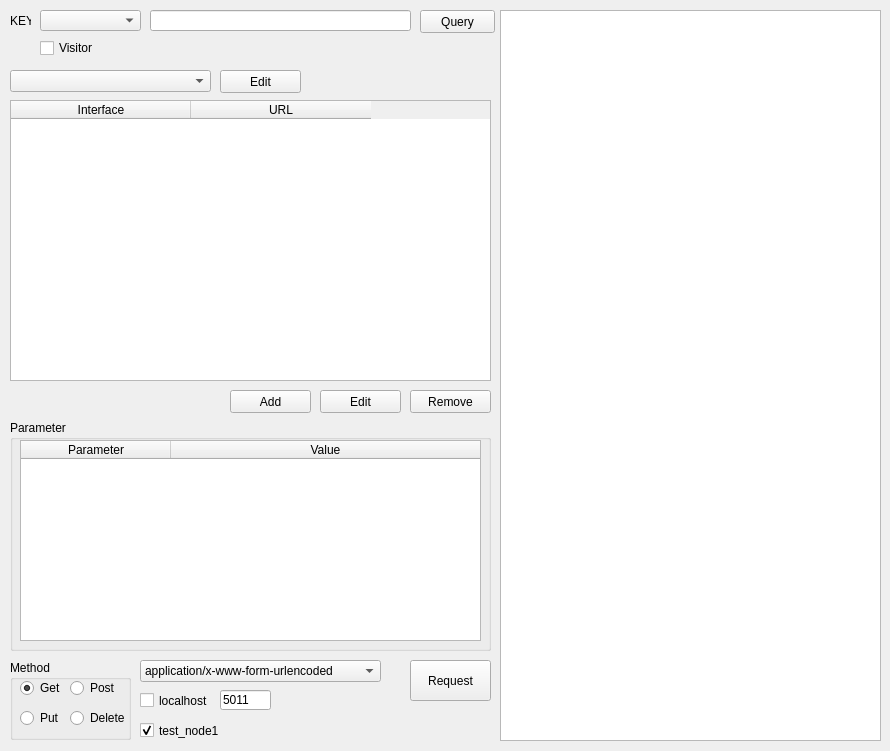
<?xml version="1.0" encoding="UTF-8"?>
<ui version="4.0">
 <class>HubaoTestToolkit</class>
 <widget class="QWidget" name="HubaoTestToolkit">
  <property name="windowModality">
   <enum>Qt::WindowModal</enum>
  </property>
  <property name="geometry">
   <rect>
    <x>0</x>
    <y>0</y>
    <width>890</width>
    <height>751</height>
   </rect>
  </property>
  <property name="font">
   <font>
    <weight>50</weight>
    <bold>false</bold>
   </font>
  </property>
  <property name="windowTitle">
   <string>HubaoTestToolkit</string>
  </property>
  <widget class="QTextBrowser" name="Display_panel">
   <property name="geometry">
    <rect>
     <x>500</x>
     <y>10</y>
     <width>381</width>
     <height>731</height>
    </rect>
   </property>
  </widget>
  <widget class="QComboBox" name="Condition">
   <property name="geometry">
    <rect>
     <x>40</x>
     <y>10</y>
     <width>101</width>
     <height>21</height>
    </rect>
   </property>
  </widget>
  <widget class="QLabel" name="Label">
   <property name="geometry">
    <rect>
     <x>10</x>
     <y>10</y>
     <width>21</width>
     <height>21</height>
    </rect>
   </property>
   <property name="font">
    <font>
     <weight>50</weight>
     <bold>false</bold>
    </font>
   </property>
   <property name="cursor">
    <cursorShape>ArrowCursor</cursorShape>
   </property>
   <property name="acceptDrops">
    <bool>false</bool>
   </property>
   <property name="text">
    <string>KEY</string>
   </property>
  </widget>
  <widget class="QPushButton" name="Query">
   <property name="geometry">
    <rect>
     <x>420</x>
     <y>10</y>
     <width>75</width>
     <height>23</height>
    </rect>
   </property>
   <property name="text">
    <string>Query</string>
   </property>
  </widget>
  <widget class="QPushButton" name="Request">
   <property name="geometry">
    <rect>
     <x>410</x>
     <y>660</y>
     <width>81</width>
     <height>41</height>
    </rect>
   </property>
   <property name="text">
    <string>Request</string>
   </property>
  </widget>
  <widget class="QLineEdit" name="Condition_value">
   <property name="geometry">
    <rect>
     <x>150</x>
     <y>10</y>
     <width>261</width>
     <height>21</height>
    </rect>
   </property>
   <property name="inputMethodHints">
    <set>Qt::ImhNone</set>
   </property>
  </widget>
  <widget class="QTableWidget" name="Api_list">
   <property name="geometry">
    <rect>
     <x>10</x>
     <y>100</y>
     <width>481</width>
     <height>281</height>
    </rect>
   </property>
   <property name="lineWidth">
    <number>1</number>
   </property>
   <property name="horizontalScrollBarPolicy">
    <enum>Qt::ScrollBarAsNeeded</enum>
   </property>
   <property name="autoScroll">
    <bool>true</bool>
   </property>
   <property name="editTriggers">
    <set>QAbstractItemView::NoEditTriggers</set>
   </property>
   <property name="showDropIndicator" stdset="0">
    <bool>false</bool>
   </property>
   <property name="selectionBehavior">
    <enum>QAbstractItemView::SelectRows</enum>
   </property>
   <property name="verticalScrollMode">
    <enum>QAbstractItemView::ScrollPerItem</enum>
   </property>
   <property name="horizontalScrollMode">
    <enum>QAbstractItemView::ScrollPerPixel</enum>
   </property>
   <attribute name="horizontalHeaderVisible">
    <bool>true</bool>
   </attribute>
   <attribute name="horizontalHeaderCascadingSectionResizes">
    <bool>true</bool>
   </attribute>
   <attribute name="horizontalHeaderDefaultSectionSize">
    <number>180</number>
   </attribute>
   <attribute name="horizontalHeaderShowSortIndicator" stdset="0">
    <bool>false</bool>
   </attribute>
   <attribute name="horizontalHeaderStretchLastSection">
    <bool>false</bool>
   </attribute>
   <attribute name="verticalHeaderVisible">
    <bool>false</bool>
   </attribute>
   <attribute name="verticalHeaderShowSortIndicator" stdset="0">
    <bool>false</bool>
   </attribute>
   <column>
    <property name="text">
     <string>Interface</string>
    </property>
   </column>
   <column>
    <property name="text">
     <string>URL</string>
    </property>
   </column>
  </widget>
  <widget class="QComboBox" name="Category">
   <property name="geometry">
    <rect>
     <x>10</x>
     <y>70</y>
     <width>201</width>
     <height>22</height>
    </rect>
   </property>
  </widget>
  <widget class="QPushButton" name="Add_api">
   <property name="geometry">
    <rect>
     <x>230</x>
     <y>390</y>
     <width>81</width>
     <height>23</height>
    </rect>
   </property>
   <property name="text">
    <string>Add</string>
   </property>
  </widget>
  <widget class="QPushButton" name="Edit_category">
   <property name="geometry">
    <rect>
     <x>220</x>
     <y>70</y>
     <width>81</width>
     <height>23</height>
    </rect>
   </property>
   <property name="text">
    <string>Edit</string>
   </property>
  </widget>
  <widget class="QPushButton" name="Remove_api">
   <property name="geometry">
    <rect>
     <x>410</x>
     <y>390</y>
     <width>81</width>
     <height>23</height>
    </rect>
   </property>
   <property name="text">
    <string>Remove</string>
   </property>
   <property name="autoDefault">
    <bool>false</bool>
   </property>
   <property name="default">
    <bool>false</bool>
   </property>
   <property name="flat">
    <bool>false</bool>
   </property>
  </widget>
  <widget class="QPushButton" name="Edit_api">
   <property name="geometry">
    <rect>
     <x>320</x>
     <y>390</y>
     <width>81</width>
     <height>23</height>
    </rect>
   </property>
   <property name="text">
    <string>Edit</string>
   </property>
  </widget>
  <widget class="QGroupBox" name="Parameter">
   <property name="geometry">
    <rect>
     <x>10</x>
     <y>420</y>
     <width>481</width>
     <height>231</height>
    </rect>
   </property>
   <property name="title">
    <string>Parameter</string>
   </property>
   <widget class="QTableWidget" name="Param_table">
    <property name="geometry">
     <rect>
      <x>10</x>
      <y>20</y>
      <width>461</width>
      <height>201</height>
     </rect>
    </property>
    <property name="editTriggers">
     <set>QAbstractItemView::DoubleClicked|QAbstractItemView::EditKeyPressed</set>
    </property>
    <property name="dragEnabled">
     <bool>true</bool>
    </property>
    <property name="dragDropOverwriteMode">
     <bool>false</bool>
    </property>
    <attribute name="horizontalHeaderDefaultSectionSize">
     <number>150</number>
    </attribute>
    <attribute name="horizontalHeaderStretchLastSection">
     <bool>true</bool>
    </attribute>
    <attribute name="verticalHeaderVisible">
     <bool>false</bool>
    </attribute>
    <column>
     <property name="text">
      <string>Parameter</string>
     </property>
    </column>
    <column>
     <property name="text">
      <string>Value</string>
     </property>
    </column>
   </widget>
  </widget>
  <widget class="QGroupBox" name="Method">
   <property name="geometry">
    <rect>
     <x>10</x>
     <y>660</y>
     <width>121</width>
     <height>80</height>
    </rect>
   </property>
   <property name="title">
    <string>Method</string>
   </property>
   <widget class="QRadioButton" name="Get_button">
    <property name="geometry">
     <rect>
      <x>10</x>
      <y>20</y>
      <width>61</width>
      <height>16</height>
     </rect>
    </property>
    <property name="text">
     <string>Get</string>
    </property>
    <property name="checked">
     <bool>true</bool>
    </property>
   </widget>
   <widget class="QRadioButton" name="Put_button">
    <property name="geometry">
     <rect>
      <x>10</x>
      <y>50</y>
      <width>61</width>
      <height>16</height>
     </rect>
    </property>
    <property name="text">
     <string>Put</string>
    </property>
   </widget>
   <widget class="QRadioButton" name="Delete_button">
    <property name="geometry">
     <rect>
      <x>60</x>
      <y>50</y>
      <width>61</width>
      <height>16</height>
     </rect>
    </property>
    <property name="text">
     <string>Delete</string>
    </property>
   </widget>
   <widget class="QRadioButton" name="Post_button">
    <property name="geometry">
     <rect>
      <x>60</x>
      <y>20</y>
      <width>61</width>
      <height>16</height>
     </rect>
    </property>
    <property name="text">
     <string>Post</string>
    </property>
    <property name="autoExclusive">
     <bool>true</bool>
    </property>
   </widget>
  </widget>
  <widget class="QCheckBox" name="Localhost">
   <property name="geometry">
    <rect>
     <x>140</x>
     <y>690</y>
     <width>71</width>
     <height>21</height>
    </rect>
   </property>
   <property name="text">
    <string>localhost</string>
   </property>
  </widget>
  <widget class="QCheckBox" name="Testnode1">
   <property name="geometry">
    <rect>
     <x>140</x>
     <y>720</y>
     <width>81</width>
     <height>21</height>
    </rect>
   </property>
   <property name="text">
    <string>test_node1</string>
   </property>
   <property name="checked">
    <bool>true</bool>
   </property>
  </widget>
  <widget class="QComboBox" name="ContentType">
   <property name="geometry">
    <rect>
     <x>140</x>
     <y>660</y>
     <width>241</width>
     <height>22</height>
    </rect>
   </property>
   <item>
    <property name="text">
     <string>application/x-www-form-urlencoded</string>
    </property>
   </item>
   <item>
    <property name="text">
     <string>application/json</string>
    </property>
   </item>
  </widget>
  <widget class="QLineEdit" name="Localhost_port">
   <property name="geometry">
    <rect>
     <x>220</x>
     <y>690</y>
     <width>51</width>
     <height>20</height>
    </rect>
   </property>
   <property name="text">
    <string>5011</string>
   </property>
  </widget>
  <widget class="QCheckBox" name="Visitor">
   <property name="geometry">
    <rect>
     <x>40</x>
     <y>40</y>
     <width>71</width>
     <height>16</height>
    </rect>
   </property>
   <property name="text">
    <string>Visitor</string>
   </property>
  </widget>
 </widget>
 <resources/>
 <connections/>
</ui>
